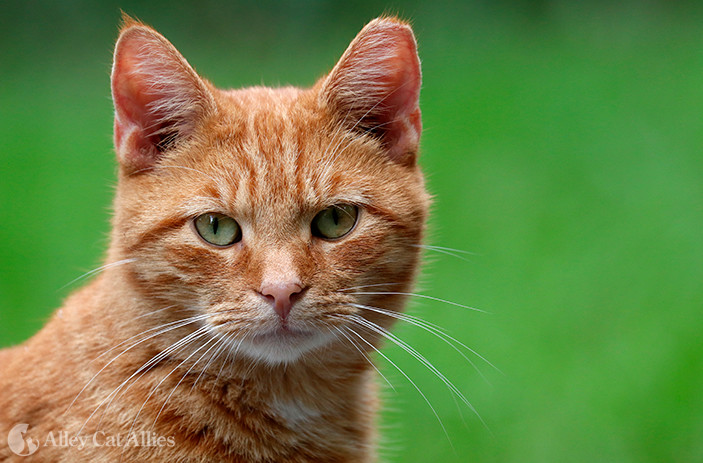
#> input picture Images/Original/cat.jpg, 703 x 463 px, found by its file name
$ python Cartoonify.py
#> lines starting #> are read from the running program, lines starting #| are printed output that depends on the picture; after the words box and inside, x2 and y2 are one past the last pixel; in counts of white or black regions, pixels touching at a corner belong together
# Cartoonify

import numpy as np
import cv2 as cv
from matplotlib import pyplot as plt

def read_file(filename):
#> called with filename = 'cat.jpg'
    img = cv.imread(filename)
#> img is the input picture: shape (463, 703, 3); mean B, G, R 68.6, 129.3, 105.4
    img = cv.cvtColor(img, cv.COLOR_BGR2RGB)
    #plt.imshow(img)
    #plt.title("Chosen image / BGR to RGB")
    #plt.show()
    return img

filename = "cat.jpg" # !Here add the name / path of the image you want to edit!
img = read_file(filename)

original = np.copy(img)

b_filter = cv.bilateralFilter(img, d = 3, sigmaColor = 200, sigmaSpace = 200)

#plt.imshow(b_filter)
#plt.title("Blurred image")
#plt.show()

def edge_mask(img, line_thickness, blur_value):
#> called with line_thickness = 5, blur_value = 5
    gray = cv.cvtColor(img, cv.COLOR_RGB2GRAY)
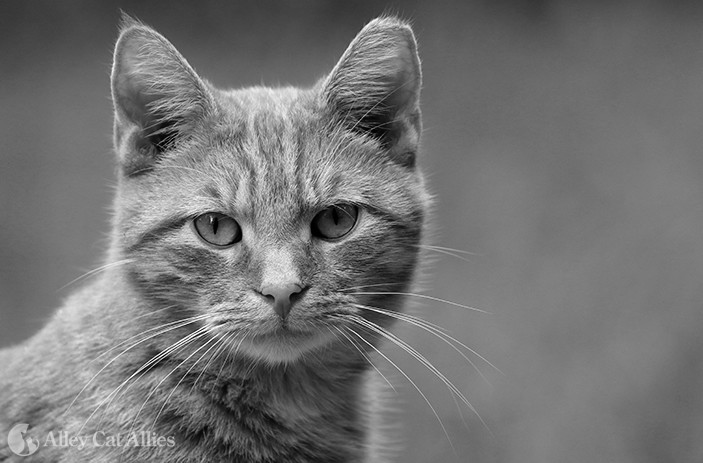
#> gray: shape (463, 703); min 0, max 255, mean 115.2
    gblur = cv.medianBlur(gray, blur_value)
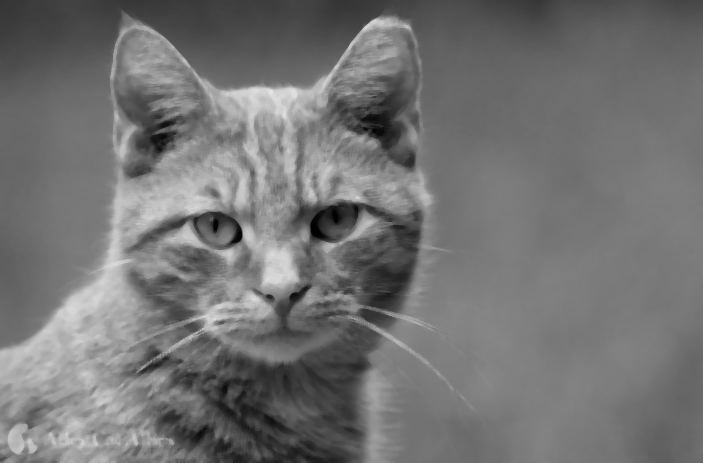
#> gblur: shape (463, 703); min 1, max 231, mean 114.9

    edges = cv.adaptiveThreshold(gblur, 255, cv.ADAPTIVE_THRESH_MEAN_C, cv.THRESH_BINARY, line_thickness, blur_value)
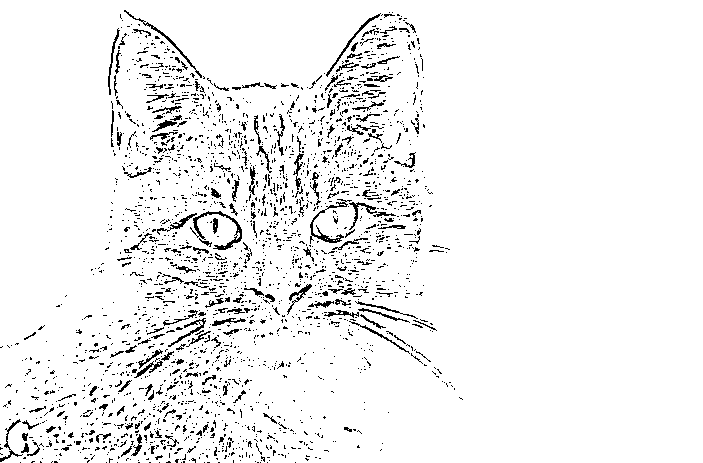
#> edges: shape (463, 703); 94.3% white; black in thin lines or dots, all inside (x1, y1, x2, y2) = (0, 10, 463, 463)

    return edges

line_thickness, blur_value = 5, 5
edges = edge_mask(img, line_thickness, blur_value)

#plt.imshow(edges, cmap="binary")
#plt.title("Edges in image")
#plt.show()

def color_quant(img, k):
#> called with k = 5
    data = np.float32(img).reshape((-1,3))
    criteria = (cv.TERM_CRITERIA_EPS+ cv.TERM_CRITERIA_MAX_ITER, 20, 0.001)
    ret, label, center = cv.kmeans(data, k, None, criteria, 10, cv.KMEANS_RANDOM_CENTERS)
#> ret = 282003719.1; center = [[210.1, 170.9, 140.4], [162.7, 114.5, 81.18], [54.91, 95.59, 52.49], [92.66, 52.29, 27.49], [70.96, 151.5, 57.86]]
    center = np.uint8(center)
#> center = [[210, 170, 140], [162, 114, 81], [54, 95, 52], [92, 52, 27], [70, 151, 57]]

    result = center[label.flatten()]
    result = result.reshape(img.shape)
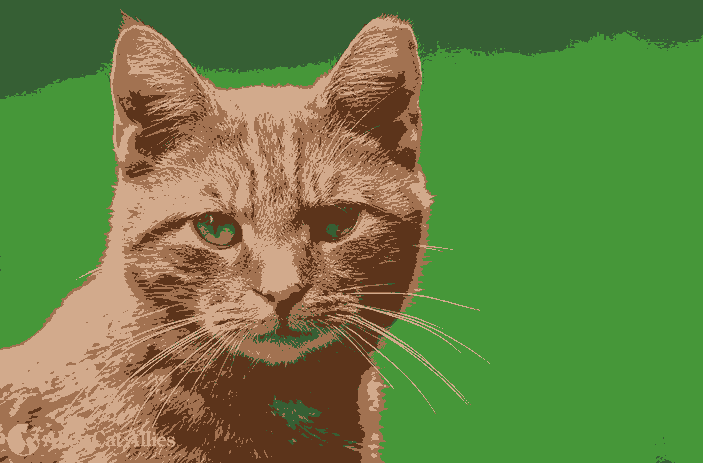
#> result: shape (463, 703, 3); mean R, G, B 104.6, 128.8, 68

    return result

img_quant = color_quant(img, k = 5)

#plt.imshow(img_quant)
#plt.title("Major colors in image")
#plt.show()

def cartoonify():
    result = cv.bitwise_and(b_filter, img_quant, mask = edges)
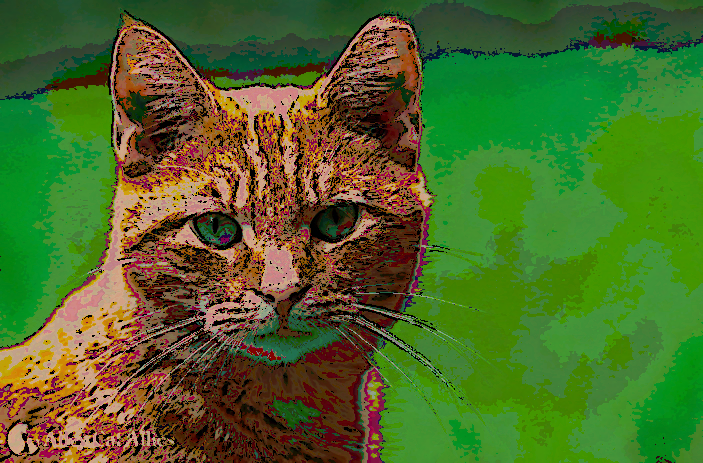
#> result: shape (463, 703, 3); mean R, G, B 76.5, 104.5, 40

    plt.imshow(original)
    plt.title("Original image")
    plt.show()

    plt.imshow(result)
    plt.title("Cartoonified image")
    plt.show()

cartoonify()

$ run again, with Images/Original/dog.jpg copied over Images/Original/cat.jpg
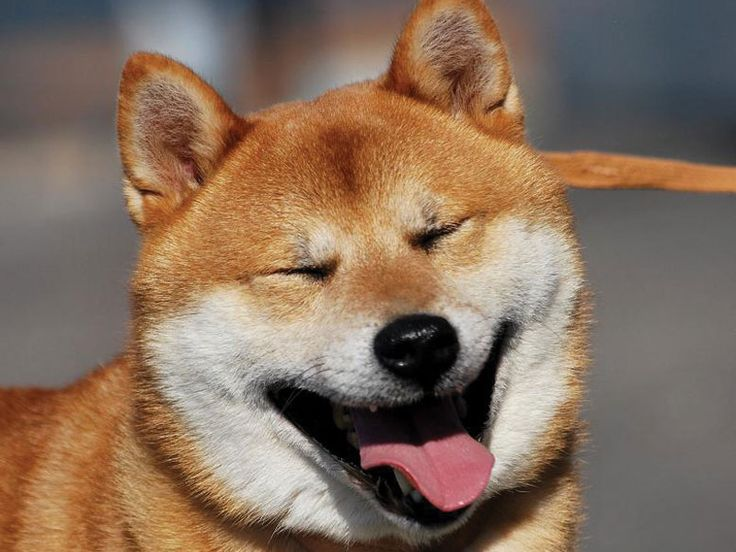
#> input picture Images/Original/dog.jpg, 736 x 552 px, found by its file name
#> in read_file, img is the input picture: shape (552, 736, 3); mean B, G, R 93.2, 111.2, 134
#> in edge_mask, `edges = cv.adaptiveThreshold(gblur, 255, cv.ADAPTIVE_THRESH_MEAN_C, cv..`:
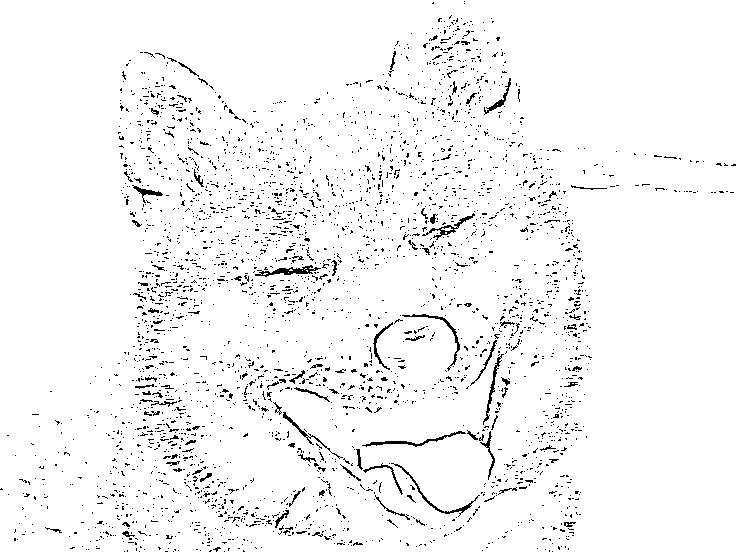
#> edges: shape (552, 736); 96.1% white; black in thin lines or dots
#> in color_quant, `ret, label, center = cv.kmeans(data, k, None, criteria, 10, cv.KMEANS_..`: ret = 409852499.6; center = [[145.7, 88.3, 47.65], [102.9, 98.37, 96.72], [36.7, 26.65, 22.25], [180.5, 134.1, 94.64], [200.1, 190.1, 174.8]]
#> in color_quant, `center = np.uint8(center)`: center = [[145, 88, 47], [102, 98, 96], [36, 26, 22], [180, 134, 94], [200, 190, 174]]
#> in cartoonify, `result = cv.bitwise_and(b_filter, img_quant, mask = edges)`:
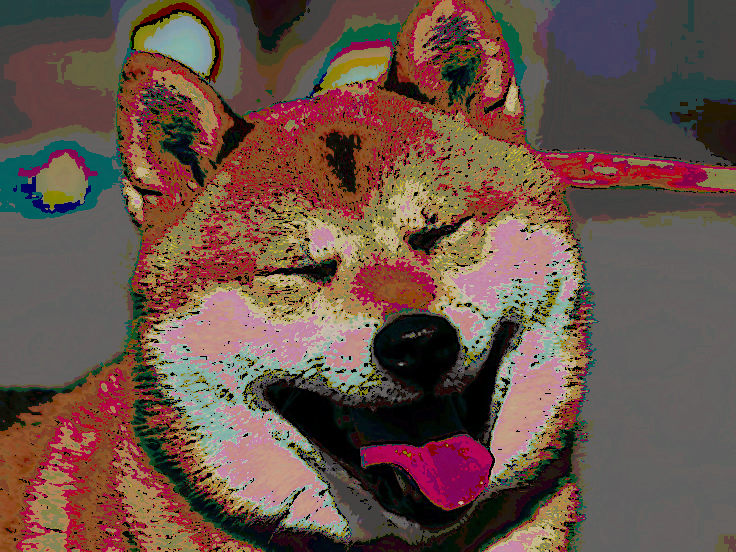
#> result: shape (552, 736, 3); mean R, G, B 106.3, 82.1, 71.9
